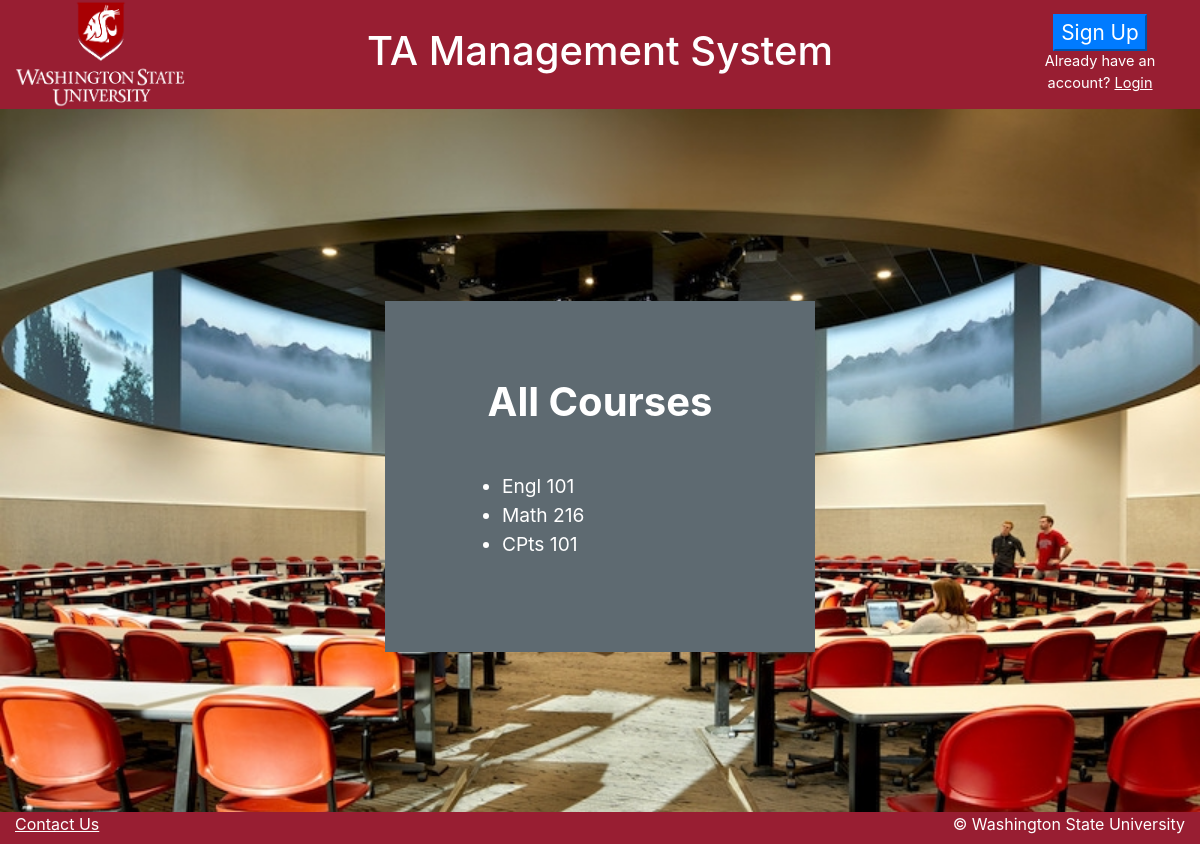
The app's page /display_courses with its own data.
### backend.py (models this page shows)
class Classes(db.Model):
    id = db.Column(db.Integer, autoincrement=True, primary_key=True, nullable=False)
    teacherID = db.Column(db.Integer)
    title = db.Column(db.String(50))

### backend.py (the view)
@app.route('/display_courses',  methods=['GET'])
def render_display_courses():
    names = db.session.query(Classes)
    return render_template('display_courses.html', data = names.all())

### templates/display_courses.html (shortened to what this page needs)
<html>
<head>
    <link rel="stylesheet" href="https://maxcdn.bootstrapcdn.com/bootstrap/4.3.1/css/bootstrap.min.css">
    <link rel="stylesheet" type="text/css" href="../static/styles/displaycourses.css">
</head>
<body>
    {% include 'header.html' %}
    <div class="container-fluid display_course_page">
      <div class="row d-flex justify-content-center">
        <div class="display_course_box_form">
            <h1 class="display_course_box_form_header">All Courses</h1>
            <ul class="list_all_courses">
              {% for i in data %}
                <li class="course">{{i.title}}</li>
              {% endfor %}
            </ul>
        </div>
      </div>
    </div>
    {% include 'footer.html' %}
</body>
</html>

### static/styles/displaycourses.css (style rules this page uses)
.display_course_box_form { align-content: center; text-align: center; font-size: 120%; height: auto; padding: 4em; margin:10em; color: white; background-color: #5e6a71; }
.display_course_page { justify-content: center; background: url("../resources/spark.jpg"); background-repeat: no-repeat; background-size: cover; background-position: center center; min-height: 80vh; }
.display_course_box_form_header { font-weight: bold; color:white; }
.list_all_courses { text-align: left; padding-top: 2em; padding-right: 8em; }

### records on screen
Classes: title "Engl 101"
Classes: title "Math 216"
Classes: title "CPts 101"
